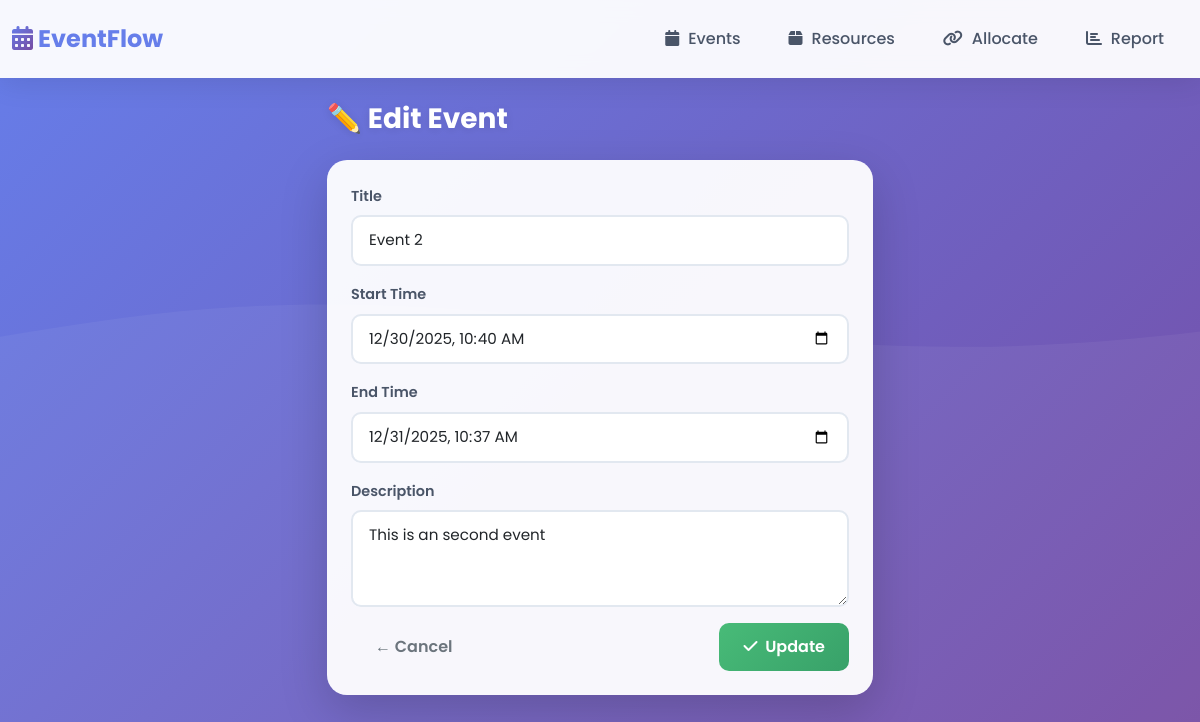
The app's page /events/edit/2 with its own data.
### models/event.py (models this page shows)
class Event(db.Model):
    __tablename__ = "events"
    event_id = db.Column(db.Integer, primary_key=True)
    title = db.Column(db.String(100), nullable=False)
    start_time = db.Column(db.DateTime, nullable=False)
    end_time = db.Column(db.DateTime, nullable=False)
    description = db.Column(db.Text)
    allocations = db.relationship(
        "EventResourceAllocation",
        back_populates="event",
        cascade="all, delete-orphan"
    )

### app.py (the view, shortened to what this page needs)
    @app.route("/events/edit/<int:event_id>", methods=["GET", "POST"])
    def edit_event(event_id):
        event = Event.query.get_or_404(event_id)
        return render_template("edit_event.html", event=event)

### templates/edit_event.html
{% extends "base.html" %}
{% block content %}
<div class="row justify-content-center">
    <div class="col-md-6">
        <h3 class="mb-4">✏️ Edit Event</h3>
        <div class="card shadow-lg p-4">
            <form method="POST">
                <div class="mb-3">
                    <label class="form-label">Title</label>
                    <input class="form-control"
                           name="title"
                           value="{{ event.title }}"
                           required>
                </div>
                <div class="mb-3">
                    <label class="form-label">Start Time</label>
                    <input type="datetime-local"
                           class="form-control"
                           name="start_time"
                           value="{{ event.start_time|replace(' ', 'T') }}"
                           required>
                </div>
                <div class="mb-3">
                    <label class="form-label">End Time</label>
                    <input type="datetime-local"
                           class="form-control"
                           name="end_time"
                           value="{{ event.end_time|replace(' ', 'T') }}"
                           required>
                </div>
                <div class="mb-3">
                    <label class="form-label">Description</label>
                    <textarea class="form-control"
                              name="description"
                              rows="3">{{ event.description }}</textarea>
                </div>
                <div class="d-flex justify-content-between">
                    <a href="/events" class="btn btn-outline-secondary">
                        ← Cancel
                    </a>
                    <button class="btn btn-success">
                        <i class="fa-solid fa-check me-1"></i> Update
                    </button>
                </div>
            </form>
        </div>
    </div>
</div>
{% endblock %}

### templates/base.html (style rules this page uses)
* { margin: 0; padding: 0; box-sizing: border-box; }
body { background: linear-gradient(135deg, #667eea 0%, #764ba2 100%); min-height: 100vh; font-family: 'Poppins', sans-serif; position: relative; }
body::before { content: ''; position: fixed; top: 0; left: 0; width: 100%; height: 100%; background-size: cover; background-position: bottom; pointer-events: none; z-index: 0; }
.card { background: rgba(255, 255, 255, 0.95); border: none; border-radius: 20px; box-shadow: 0 10px 40px rgba(0, 0, 0, 0.1); transition: all 0.3s ease; overflow: hidden; }
.form-label { color: #4a5568; font-weight: 600; margin-bottom: 0.5rem; font-size: 0.9rem; }
.form-control, .form-select { border: 2px solid #e2e8f0; border-radius: 10px; padding: 0.75rem 1rem; transition: all 0.3s ease; font-size: 0.95rem; }
.btn { padding: 0.75rem 1.5rem; border-radius: 10px; font-weight: 600; transition: all 0.3s ease; border: none; position: relative; overflow: hidden; }
.btn::before { content: ''; position: absolute; top: 0; left: -100%; width: 100%; height: 100%; background: rgba(255, 255, 255, 0.2); transition: left 0.3s ease; }
.btn-success { background: linear-gradient(135deg, #48bb78 0%, #38a169 100%); }
h3 { color: white; font-weight: 700; text-shadow: 0 2px 10px rgba(0, 0, 0, 0.1); }

### records on screen
Event: title "Event 2", start_time "12/30/2025 10:40", end_time "12/31/2025 10:37", description "This is an second event"
